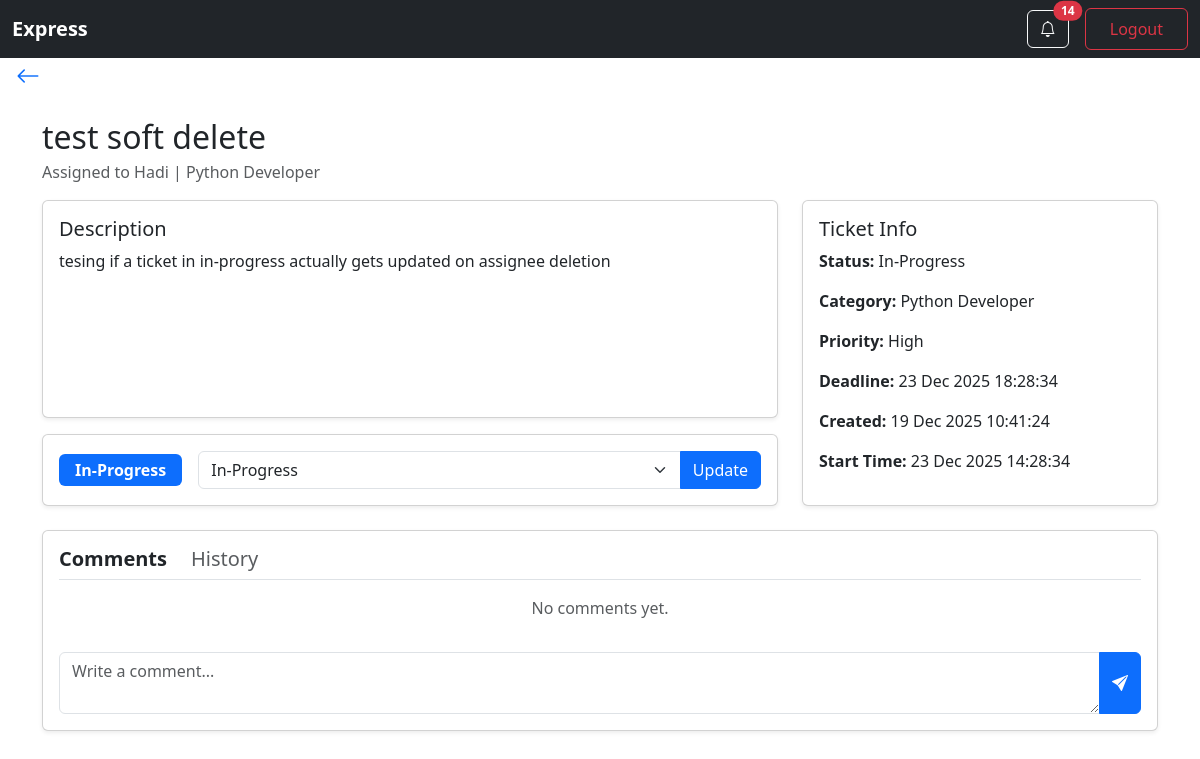
The app's page /ticket/5/ (signed in) with its own data.
### ticketing/models/users.py (models this page shows)
class AppUser(models.Model):
    account_id=models.ForeignKey(Account,on_delete=models.CASCADE)
    name = models.CharField(max_length=255)
    email = models.EmailField()
    password = models.CharField(max_length=72)
    job_title = models.CharField(max_length=20)
    role = models.CharField(
        choices=UserType.choices,
        default=UserType.CUSTOMER
    )
    is_active = models.BooleanField(default=True)
    deleted_at = models.DateTimeField(null=True, blank=True)
    class Meta:
        constraints=[
            UniqueConstraint(fields=('account_id','email'),name='unique_agent')
        ]

class Account(models.Model):
    portal=models.CharField(max_length=255,unique=True)

### ticketing/models/tickets.py (models this page shows, shortened)
class Ticket(models.Model):
    creator_id = models.ForeignKey(
        AppUser,
        related_name="assigned_by",
        on_delete=models.CASCADE,
        limit_choices_to={'role': UserType.CUSTOMER}
    )
    title = models.CharField(unique=True, max_length=255)
    description = models.TextField()
    priority_id = models.ForeignKey(TicketPriority, on_delete=models.CASCADE)
    status = models.ForeignKey(
        TicketStatus,
        on_delete=models.CASCADE,
        default="TODO"
    )
    start_time = models.DateTimeField(null=True, blank=True)
    deadline = models.DateTimeField(null=True, blank=True)
    ticket_category = models.CharField(max_length=20)
    created_at = models.DateTimeField(auto_now_add=True)
    changed_at = models.DateTimeField(auto_now=True)
    assignee_id = models.ForeignKey(
        AppUser,
        related_name="assigned_to",
        null=True,
        blank=True,
        on_delete=models.SET_NULL,
        limit_choices_to={'role': UserType.AGENT}
    )

class TicketStatus(models.Model):
    status = models.CharField(max_length=70, unique=True)
    def __str__(self):
        return self.status

class TicketPriority(models.Model):
    priority = models.CharField(max_length=6)
    duration = models.DurationField()
    def __str__(self):
        return self.priority

### ticketing/views/ticket_views.py (the view, shortened to what this page needs)
# urls.py: path("<int:pk>/", TicketDetailView.as_view(), name="ticket_detail"),
class TicketDetailView(AccountAwareMixin, View):
    login_url = "/login/"
    def get(self, request, pk):
        ticket = get_object_or_404(Ticket, pk=pk)
        if request.user.account_id != ticket.creator_id.account_id:
            return HttpResponseForbidden("You cannot view this ticket.")
        comments = Thread.objects.filter(
            comment_entry__ticket=ticket
        ).order_by("-created_at")
        history = TicketHistory.objects.filter(
            ticket=ticket
        ).select_related("updated_by").order_by("-updated_at")
        form = ThreadForm()
        current_status = ticket.status.status
        allowed = get_allowed_transitions(current_status)
        allowed.append(current_status)
        if "In-Progress" in allowed and not ticket.assignee_id:
            allowed.remove("In-Progress")
        allowed_statuses = TicketStatus.objects.filter(
            status__in=allowed
        )
        replies_dict = {}
        for comment in comments:
            replies = Thread.objects.filter(
                thread_group=comment.thread_group
            ).exclude(id=comment.id).order_by("created_at")
            replies_dict[comment.id] = replies
        return render(request, "ticket_detail.html", {
            "ticket": ticket,
            "comments": comments,
            "history": history,
            "replies_dict": replies_dict,
            "form": form,
            "allowed_statuses": allowed_statuses,
        })

### ticketing/serializers/comment_form.py
class ThreadForm(forms.ModelForm):
    class Meta:
        model = Thread
        fields = ["body"]
        widgets = {
            "body": forms.Textarea(
                attrs={
                    "rows": 2,
                    "placeholder": "Write a comment...",
                    "class": "form-control",
                }
            )
        }

### ticketing/notification_context.py (called while the page is built)
def notifications_processor(request):
    user = getattr(request, "user", None)
    if not user or not getattr(user, "id", None):
        return {"notifications": [], "unread_count": 0}
    qs = NotificationRecipient.objects.filter(
        user_id=user.id
    ).select_related(
        "notification", "notification__ticket"
    ).order_by("-notification__sent_at")
    unread_count = qs.filter(is_read=False).count()
    notifications = qs[:10]
    return {
        "notifications": notifications,
        "unread_count": unread_count
    }

### ticketing/permissions.py (called while the page is built)
    def dispatch(self, request, *args, **kwargs):
        user_id = request.session.get("user_id")
        if not user_id:
            return redirect(self.login_url)
        try:
            request.user = AppUser.objects.get(id=user_id)
        except AppUser.DoesNotExist:
            return redirect(self.login_url)
        return super().dispatch(request, *args, **kwargs)

### ticketing/utils/status_transition.py (called while the page is built)
def get_allowed_transitions(current_status):
    transitions = {
        "TODO": ["In-Progress"],
        "In-Progress": ["Waiting-For-Customer", "Resolved"],
        "Waiting-For-Customer": ["In-Progress", "Resolved"],
        "Resolved": ["Closed"],
        "Closed": [],
        "Escalated": ["In-Progress"],
    }
    return transitions.get(current_status, [])

### ticketing/templates/ticket_detail.html (shortened to what this page needs)
{% load static %}
<!DOCTYPE html>
<html lang="en">
<head>
    <link rel="stylesheet" href="{% static 'css/bootstrap.min.css' %}">
    <link rel="stylesheet"
          href="https://cdn.jsdelivr.net/npm/bootstrap-icons@1.11.1/font/bootstrap-icons.css">
</head>
<body>
{% if user.role == 'Customer' %}
    {% include "customer_navbar.html" %}
{% else %}
    {% include "agent_navbar.html" %}
{% endif %}
<div class="mb-3 ms-3">
    <a href="{% if ticket.creator_id.role == 'Customer' %}
                {% url 'customer_dashboard_page' %}
             {% else %}
                {% url 'agent_dashboard' %}
             {% endif %}"
       class="text-decoration-none fs-4">
        <i class="bi bi-arrow-left"></i>
    </a>
</div>
<div class="container mt-4 d-flex justify-content-center">
    <div class="w-100" style="max-width:1400px;">
        <div class="mb-3">
            <h2 class="mb-1">{{ ticket.title }}</h2>
            <div class="text-muted">
                {% if ticket.assignee_id %}
                    Assigned to {{ ticket.assignee_id.name }} | {{ ticket.assignee_id.job_title }}
                {% else %}
                    Unassigned
                {% endif %}
            </div>
        </div>
        <div class="row mb-4 align-items-stretch">
            <div class="col-lg-8 d-flex flex-column gap-3">
                <div class="card shadow-sm flex-grow-1">
                    <div class="card-body h-100 d-flex flex-column">
                        <h5>Description</h5>
                        <p class="mb-0 flex-grow-1">{{ ticket.description }}</p>
                    </div>
                </div>
                <div class="card shadow-sm">
                    <div class="card-body d-flex align-items-center gap-3">
                        <span class="badge bg-primary px-3 py-2 fs-6">
                            {{ ticket.status }}
                        </span>
                        <form method="post"
                              action="{% url 'update_ticket_status' ticket.id %}"
                              class="d-flex flex-grow-1">
                            <div class="input-group">
                                <select name="status" class="form-select">
                                    {% for status in allowed_statuses %}
                                        <option value="{{ status.id }}"
                                                {% if status == ticket.status %}selected{% endif %}>
                                            {{ status.status }}
                                        </option>
                                    {% endfor %}
                                </select>
                                <button class="btn btn-primary">Update</button>
                            </div>
                        </form>
                    </div>
                </div>
            </div>
            <div class="col-lg-4">
                <div class="card shadow-sm h-100">
                    <div class="card-body">
                        <h5>Ticket Info</h5>
                        <p><strong>Status:</strong> {{ ticket.status }}</p>
                        <p><strong>Category:</strong> {{ ticket.ticket_category }}</p>
                        <p><strong>Priority:</strong> {{ ticket.priority_id }}</p>
                        <p><strong>Deadline:</strong> {{ ticket.deadline|date:"d M Y H:i:s"|default:"-" }}</p>
                        <p><strong>Created:</strong> {{ ticket.created_at|date:"d M Y H:i:s" }}</p>
                        <p><strong>Start Time:</strong> {{ ticket.start_time|date:"d M Y H:i:s"|default:"-" }}</p>
                    </div>
                </div>
            </div>
        </div>
        <div class="card shadow-sm mb-5">
            <div class="card-body">
                <div class="d-flex gap-4 border-bottom pb-2 mb-3">
                    <h5 class="mb-0 tab-btn fw-bold"
                        data-target="comments"
                        style="cursor:pointer;">
                        Comments
                    </h5>
                    <h5 class="mb-0 tab-btn text-muted"
                        data-target="history"
                        style="cursor:pointer;">
                        History
                    </h5>
                </div>
                <div id="comments" class="tab-body">
                    <div style="max-height:400px; overflow-y:auto;" class="mb-3">
                        {% for comment in comments %}
                            <div class="card mb-2">
                                <div class="card-body p-2">
                                    <p class="mb-1">{{ comment.body }}</p>
                                    <small class="text-muted">
                                        {{ comment.commented_by.name }} ·
                                        {{ comment.created_at|date:"d M Y H:i:s" }}
                                    </small>
                                </div>
                            </div>
                        {% empty %}
                            <p class="text-muted text-center">No comments yet.</p>
                        {% endfor %}
                    </div>
                    <form method="post" action="{% url 'ticket_detail' ticket.id %}">
                        <div class="input-group">
                            {{ form.body }}
                            <button class="btn btn-primary">
                                <i class="bi bi-send-fill"></i>
                            </button>
                        </div>
                    </form>
                </div>
            </div>
        </div>
    </div>
</div>
</body>
</html>

### ticketing/templates/agent_navbar.html (shortened to what this page needs)
<nav class="navbar navbar-expand-lg navbar-dark bg-dark">
    <div class="container-fluid">
        <a class="navbar-brand fw-bold" href="{% url 'agent_dashboard_page' %}">{{ user.account_id.portal }}</a>
        <div class="collapse navbar-collapse" id="agentNavbar">
            <ul class="navbar-nav ms-auto d-flex align-items-center">
                <li class="nav-item me-3">
                    <button type="button" class="btn btn-outline-light position-relative" data-bs-toggle="modal" data-bs-target="#notificationModal">
                        <i class="bi bi-bell"></i>
                        {% if unread_count > 0 %}
                        <span class="position-absolute top-0 start-100 translate-middle badge rounded-pill bg-danger">
                            {{ unread_count }}
                        </span>
                        {% endif %}
                    </button>
                </li>
                <li class="nav-item">
                    <a class="btn btn-outline-danger px-4 py-2" href="{% url 'logout' %}">
                        Logout
                    </a>
                </li>
            </ul>
        </div>
    </div>
</nav>

### records on screen
AppUser: account_id.portal "Express"
Ticket: title "test soft delete", assignee_id.name "Hadi", assignee_id.job_title "Python Developer", description "tesing if a ticket in in-progress actually gets updated on assignee deletion", status "In-Progress", ticket_category "Python Developer", priority_id "High", deadline "23 Dec 2025 18:28:34", created_at "19 Dec 2025 10:41:24", start_time "23 Dec 2025 14:28:34"

### other values on screen
{{ unread_count }} "14"
